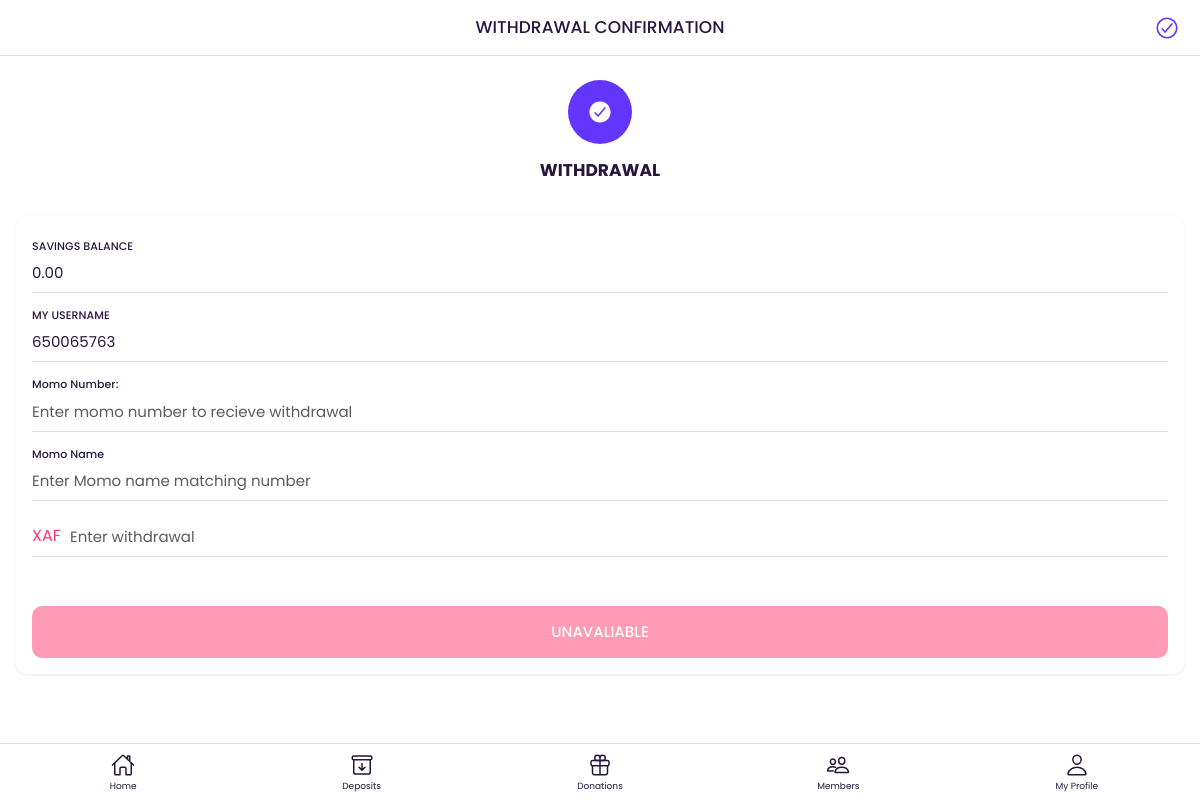
/make_withdrawal (signed in), run on an earlier commit of the app's database.
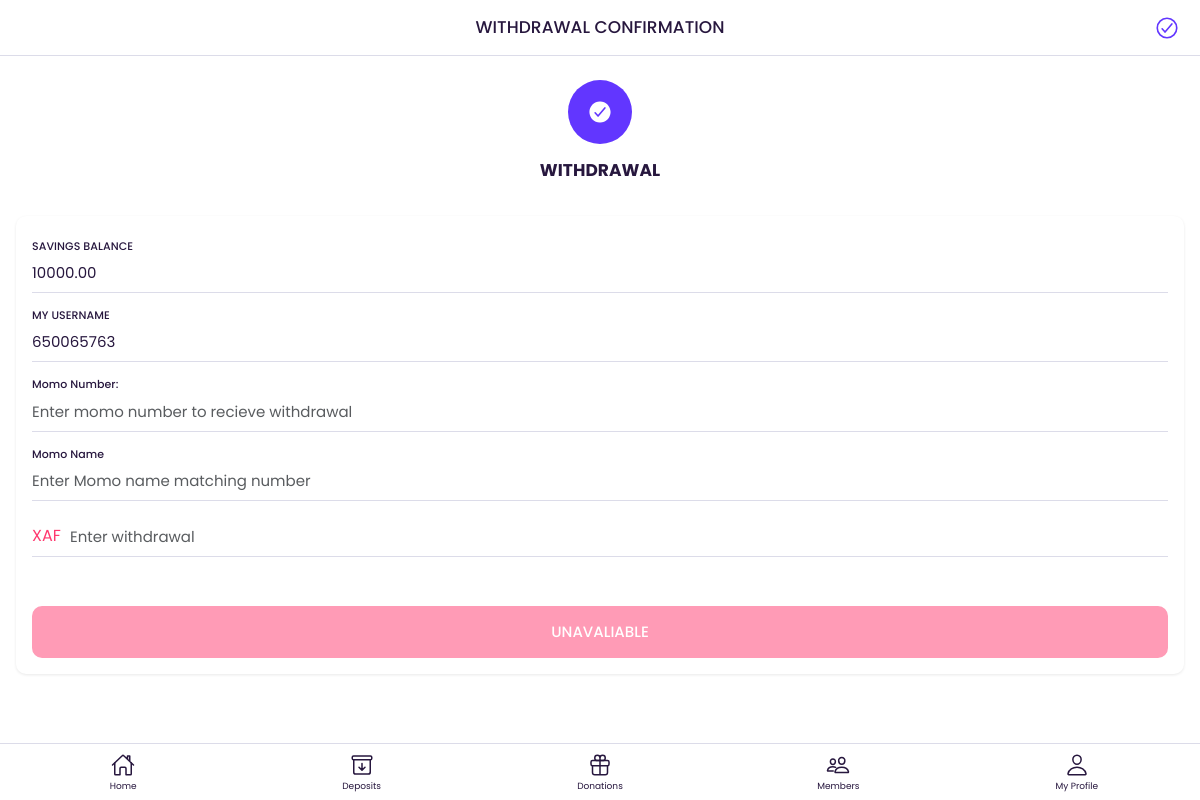
And on a later commit of the database.
### members/models.py (models this page shows, shortened)
class Account(models.Model):
    member = models.ForeignKey(User,on_delete=models.CASCADE,null=True,blank=True)
    memberBalance=  models.DecimalField(max_digits=11,decimal_places=2,default=0,blank=True,null=True)
    troubleFundsBalance=  models.DecimalField(max_digits=11,decimal_places=2,default=0,blank=True,null=True)
    mainAccountBalance=  models.DecimalField(max_digits=11,decimal_places=2,default=0,blank=True,null=True)
    registrationAmount=  models.DecimalField(max_digits=11,decimal_places=2,default=0,blank=True,null=True)
    accountNumber = models.CharField(max_length=200,default=0,null=True,blank=True)
    created_at = models.DateField(auto_now_add=True)
    updated_at = models.DateField(auto_now=True)
    class Meta:
        verbose_name_plural = "Members Account"

### members/views.py (the view)
# urls.py: path('make_withdrawal', views.make_withdrawalView, name='make_withdrawalView'),
@login_required(login_url="/login")
def make_withdrawalView(request):
    loginUserInstance = request.user
    memberBalance = Account.objects.get(member=loginUserInstance).memberBalance
    try:
        preferenceDate = PreferenceDate.objects.get(member=loginUserInstance)
    except PreferenceDate.DoesNotExist:
        preferenceDate = None  # or set a default value
    data = {
        'memberBalance': memberBalance,
        'preferenceDate': preferenceDate,
        'currentdate': date.today()
    }
    return render(request, 'members/app_make_withdrawal.html', context=data)

### templates/members/app_make_withdrawal.html (shortened to what this page needs)
<!DOCTYPE html>
<html lang="en">
  {% include '../ext/header.html' %}
  <body class="bg-white">
    <div class="appHeader">
      <div class="pageTitle">WITHDRAWAL CONFIRMATION</div>
      <div class="right">
        <a href="#" class="headerButton"><ion-icon name="checkmark-circle-outline"></ion-icon></a>
      </div>
    </div>
    <div id="appCapsule" class="full-height">
      <div class="section">
        <div class="listed-detail mt-3">
          <div class="icon-wrapper">
            <div class="iconbox">
              <ion-icon name="checkmark-circle"></ion-icon>
            </div>
          </div>
          <h3 class="text-center mt-2">WITHDRAWAL</h3>
        </div>
        <br />
        <form action="/finalise_make_withdrawal" onsubmit="handleSubmit(this)" method="post"  autocomplete="off">
          <div class="card">
            <div class="card-body">
                <div class="form-group basic">
                <div class="input-wrapper">
                  <label class="label" for="email1">SAVINGS BALANCE</label>
                  <input type="text" class="form-control" id="email1" name="memberBalance"  value="{{memberBalance}}" />
                </div>
              </div>
             <div class="form-group basic">
                <div class="input-wrapper">
                  <label class="label" for="email1">MY USERNAME</label>
                  <input type="text" class="form-control" id="email1" name="username"  readonly value="{{request.user.username}}" />
                </div>
              </div>
                <div class="form-group basic">
                <div class="input-wrapper">
                  <label class="label" for="email1">Momo Number:</label>
                  <input type="number" class="form-control" id="email1" name="recievingMomo" required placeholder="Enter momo number to recieve withdrawal" />
                </div>
              </div>
              <div class="form-group basic">
                <div class="input-wrapper">
                  <label class="label" for="email1">Momo Name</label>
                  <input type="text" class="form-control" id="email1" name="recievingMomoName" required  placeholder="Enter Momo name matching number" />
                </div>
              </div>
              <div class="form-group basic">
                <div class="input-wrapper">
                <div class="input-group mb-2">
                <span class="input-group-text text-danger" id="basic-addonb1">XAF</span>
                <input type="number" class="form-control" name="withdrawal_amount" min="500" required  placeholder="Enter withdrawal"/>
              </div>
            </div>
          </div>
          <br />
          {% if preferenceDate.preference_date == currentdate %}
          <button type="submit" name="submutbutton" class="btn btn-primary btn-block btn-lg">CONFIRM</button>
          {% else %}
          <button type="submit" disabled name="submutbutton" class="btn btn-danger btn-block btn-lg">UNAVALIABLE</button>
          {% endif %}
        </form>
      </div>
    </div>
    {% include 'members/app_buttom_menu.html' %}
  </body>
</html>

What changed in the data, as far as the page shows it:
changed Account: memberBalance "0.00" → "10000.00"
